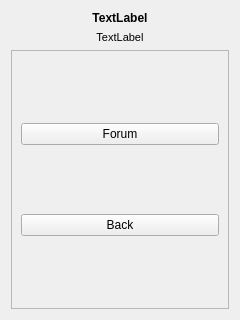
<?xml version="1.0" encoding="UTF-8"?>
<ui version="4.0">
 <class>Form</class>
 <widget class="QWidget" name="Form">
  <property name="geometry">
   <rect>
    <x>0</x>
    <y>0</y>
    <width>240</width>
    <height>320</height>
   </rect>
  </property>
  <property name="windowTitle">
   <string>Choose Version</string>
  </property>
  <layout class="QVBoxLayout" name="verticalLayout">
   <item>
    <widget class="QLabel" name="Name">
     <property name="font">
      <font>
       <weight>75</weight>
       <bold>true</bold>
      </font>
     </property>
     <property name="text">
      <string>TextLabel</string>
     </property>
     <property name="alignment">
      <set>Qt::AlignCenter</set>
     </property>
    </widget>
   </item>
   <item>
    <widget class="QLabel" name="installinfo">
     <property name="font">
      <font>
       <pointsize>8</pointsize>
      </font>
     </property>
     <property name="text">
      <string>TextLabel</string>
     </property>
     <property name="alignment">
      <set>Qt::AlignCenter</set>
     </property>
    </widget>
   </item>
   <item>
    <widget class="QScrollArea" name="scrollArea">
     <property name="widgetResizable">
      <bool>true</bool>
     </property>
     <widget class="QWidget" name="scrollAreaWidgetContents">
      <property name="geometry">
       <rect>
        <x>0</x>
        <y>0</y>
        <width>220</width>
        <height>257</height>
       </rect>
      </property>
      <layout class="QVBoxLayout" name="verticalLayout_3">
       <item>
        <layout class="QVBoxLayout" name="contentview"/>
       </item>
       <item>
        <widget class="QPushButton" name="forumbutton">
         <property name="text">
          <string>Forum</string>
         </property>
        </widget>
       </item>
       <item>
        <widget class="QPushButton" name="backButton">
         <property name="text">
          <string>Back</string>
         </property>
        </widget>
       </item>
      </layout>
     </widget>
    </widget>
   </item>
  </layout>
 </widget>
 <resources/>
 <connections/>
</ui>
